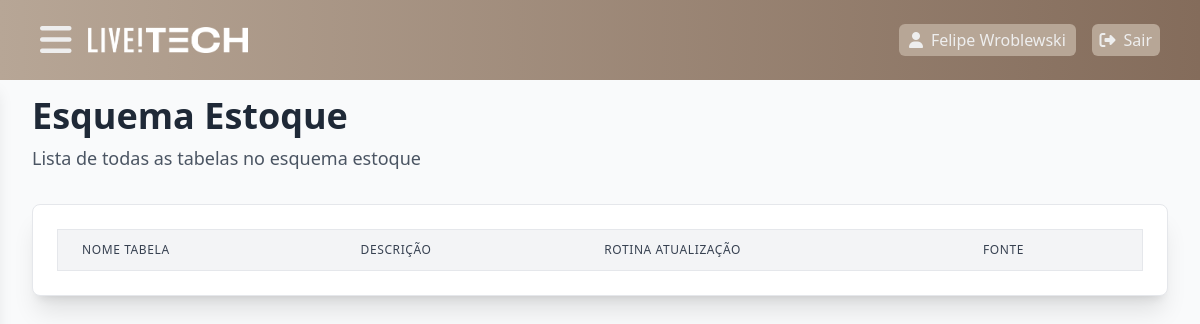
/esquemaEstoque/Estoque (signed in), run on an earlier commit of the app's database.
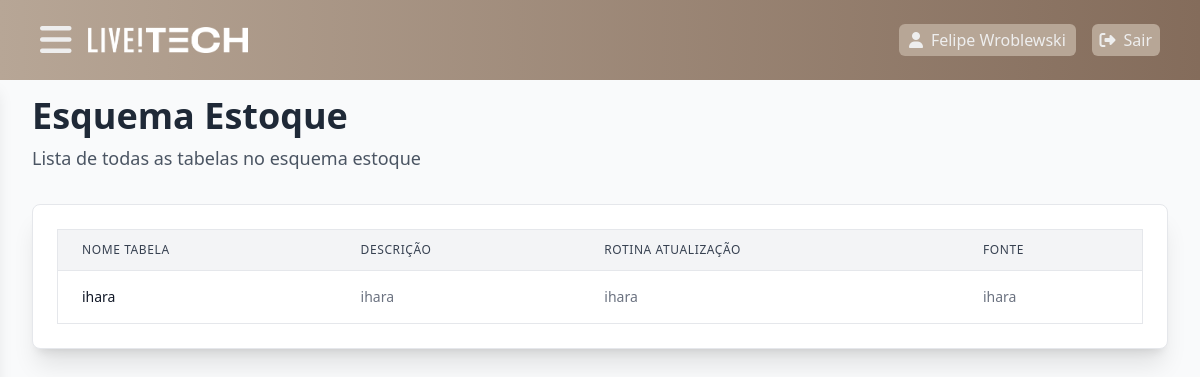
And on a later commit of the database.
### app/models.py (models this page shows)
class Tabela(db.Model):
    id = db.Column(db.Integer, primary_key=True)
    nome_tabela = db.Column(db.String, nullable=False)
    descricao_tabela = db.Column(db.String, nullable=True)
    esquema = db.Column(db.String, nullable=False)
    dag_id = db.Column(db.Integer, db.ForeignKey('dag.id', name="fk_tabela_dag"), nullable=False)
    origem_id = db.Column(db.Integer, db.ForeignKey('origem.id', name="fk_tabela_origem"), nullable=False)
    dag = db.relationship('Dag', back_populates='tabelas')
    origem = db.relationship('Origem', back_populates='tabelas')
    colunas = db.relationship('Colunas', back_populates='tabela', lazy=True, cascade="all, delete-orphan")

class Dag(db.Model):
    id = db.Column(db.Integer, primary_key=True)
    dag = db.Column(db.String, nullable=False)
    schedule = db.Column(db.String, nullable=False)
    tabelas = db.relationship('Tabela', back_populates='dag', lazy=True)

class Origem(db.Model):
    id = db.Column(db.Integer, primary_key=True)
    sistema_origem = db.Column(db.String, nullable=False)
    tabela_origem = db.Column(db.String, nullable=False)
    tabelas = db.relationship('Tabela', back_populates='origem', lazy=True)

### app/views.py (the view)
@app.route('/esquemaEstoque/<string:nome_esquema>', methods=['GET'])
@login_required
def esquemaEstoque(nome_esquema):
    tabelas_do_esquema = get_tabelas_por_esquema(nome_esquema)
    return render_template('Esquemas/esquemaEstoque.html', esquema_atual=nome_esquema, tabelas=tabelas_do_esquema)

### app/models.py (called while the page is built)
@login_manager.user_loader
def load_user(user_id):
    return User.query.get(user_id)

    def puxar_nome(self):
        return self.nome

### app/views.py (called while the page is built)
@app.after_request
def add_header(response):
    response.cache_control.no_store = True
    return response

@app.context_processor
def inject_user():
    return dict(current_user=current_user)

def get_tabelas_por_esquema(nome_esquema):
    from sqlalchemy.orm import joinedload
    tabelas = Tabela.query.options(
        joinedload(Tabela.dag),
        joinedload(Tabela.origem)
    ).filter_by(esquema=nome_esquema).all()
    return tabelas

### app/templates/Esquemas/esquemaEstoque.html
{% extends 'base.html' %}
{% block content %}
{% include 'navbar.html' %}
    <div class="h-screen w-full bg-brancoCinza">
        <div class="p-8 font-sans bg-gray-50 min-h-screen">
        <h1 class="text-4xl font-bold text-gray-800 mb-2 mt-16">Esquema Estoque</h1>
        <p class="text-lg text-gray-600 mb-8">Lista de todas as tabelas no esquema estoque</p>
        <div class="bg-white shadow-xl rounded-lg p-6 border border-gray-200">
            <div class="overflow-x-auto">
                <table class="min-w-full divide-y divide-gray-200 border border-gray-200 rounded-lg">
                    <thead class="bg-gray-100">
                        <tr>
                            <th scope="col" class="px-6 py-3 text-left text-xs font-medium text-gray-700 uppercase tracking-wider">Nome Tabela</th>
                            <th scope="col" class="px-6 py-3 text-left text-xs font-medium text-gray-700 uppercase tracking-wider">Descrição</th>
                            <th scope="col" class="px-6 py-3 text-left text-xs font-medium text-gray-700 uppercase tracking-wider">Rotina Atualização</th>
                            <th scope="col" class="px-6 py-3 text-left text-xs font-medium text-gray-700 uppercase tracking-wider">Fonte</th>
                        </tr>
                    </thead>
                    <tbody class="bg-white divide-y divide-gray-200">
                        {% for tabela in tabelas %}
                            <tr>
                                <td class="px-6 py-4 whitespace-nowrap text-sm font-medium text-gray-900">
                                    <a href="">{{ tabela.nome_tabela }}</a>
                                </td>
                                <td class="px-6 py-4 whitespace-nowrap text-sm text-gray-500">{{ tabela.descricao_tabela }}</td>
                                <td class="px-6 py-4 whitespace-nowrap text-sm text-gray-500">{{ tabela.dag.schedule }}</td>
                                <td class="px-6 py-4 whitespace-nowrap text-sm text-gray-500">{{ tabela.origem.sistema_origem }}</td>
                            </tr>
                        {% endfor %}
                    </tbody>
                </table>
            </div>
        </div>
    </div>
</div>
{% endblock %}

What changed in the data, as far as the page shows it:
added Tabela: nome_tabela "ihara", descricao_tabela "ihara", dag.schedule "ihara", origem.sistema_origem "ihara"
